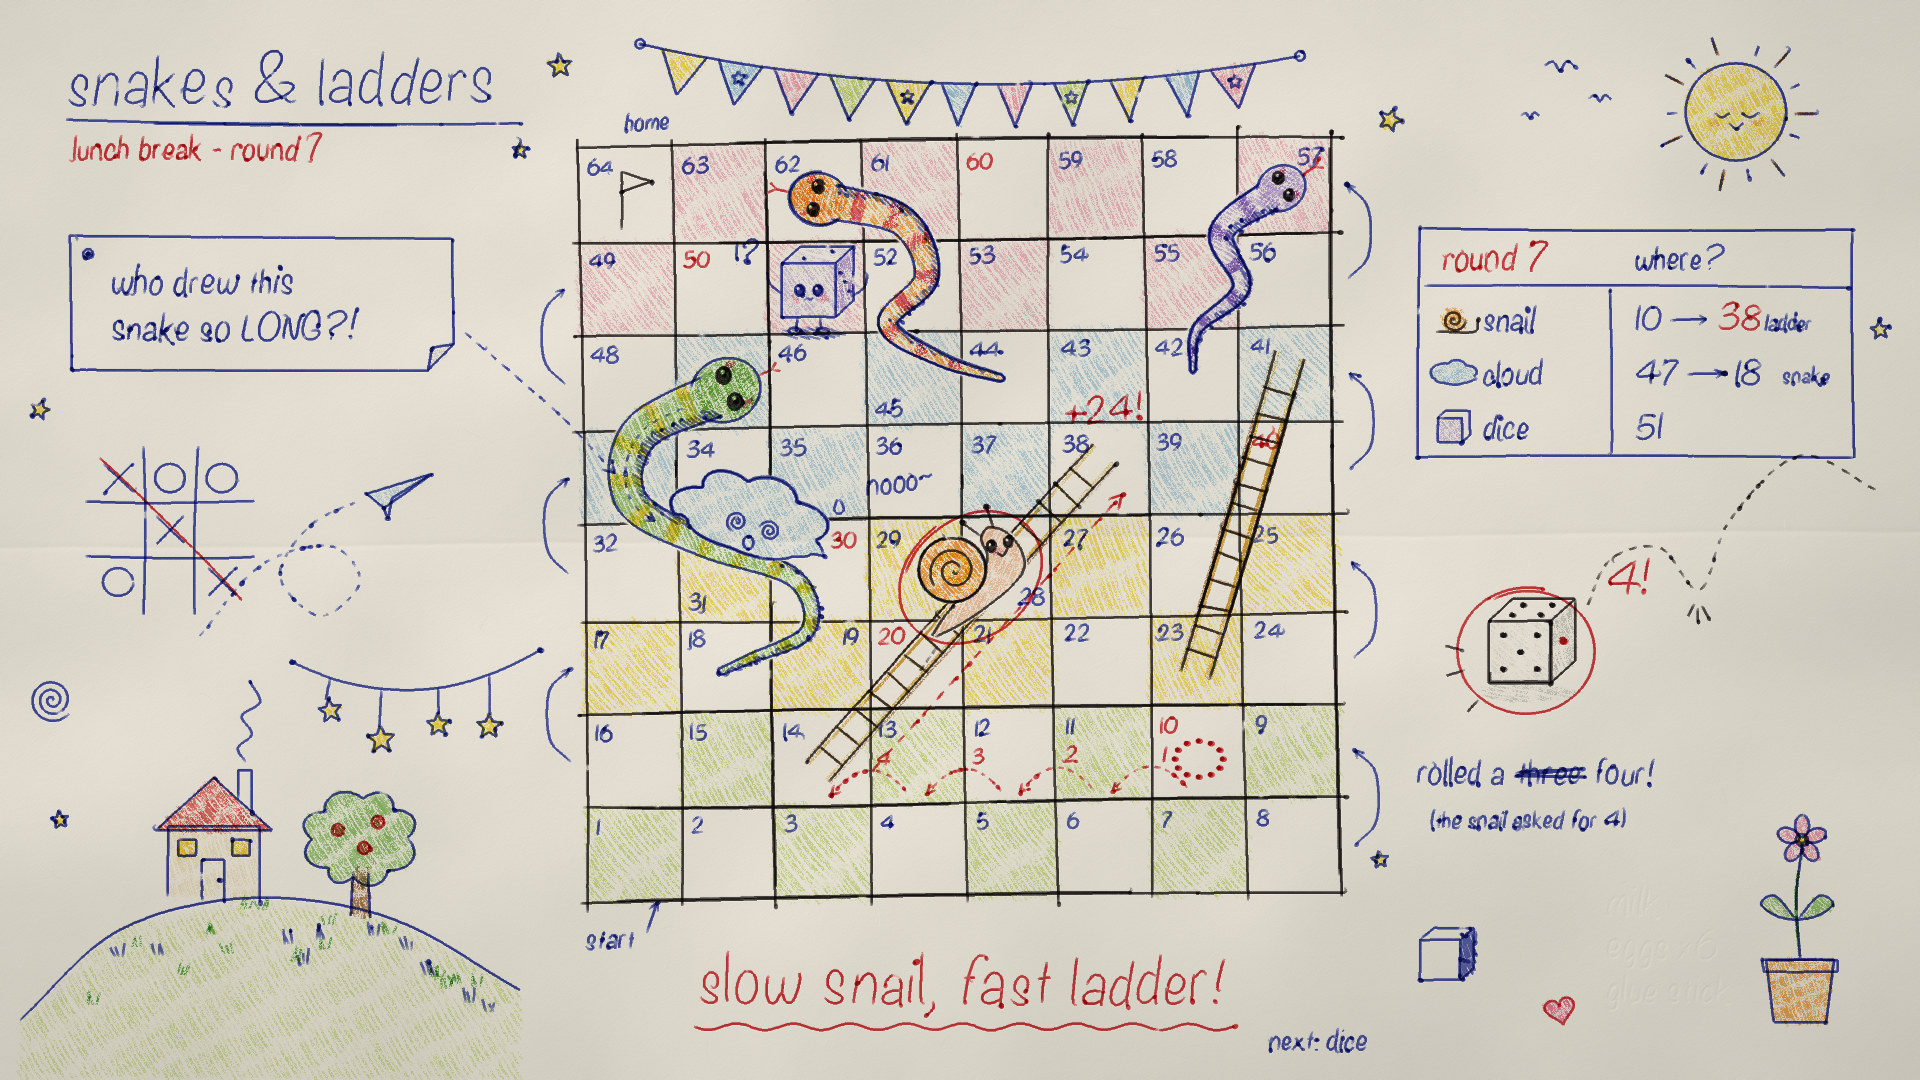

The Python source for this figure:
"""Example (ballpoint doodle): Snakes & Ladders, Round 7 / 蛇梯棋大冒险 — a snakes-and-ladders board drawn with
ballpoint pens on a sheet of copy paper during a lunch break, coloured in with pencils, and a game in progress:
the die has just been thrown (it bounced across the margin and came up 4); the snail hopped four squares from 10
to 14, landed on the foot of the long ladder and is climbing it to 38 (red hops counted 1-2-3-4, a red ring, a
dashed arrow up the ladder, +24!); the cloud, who was on 47, is sliding down the green snake to 18; the dice
monster waits on 51 and looks worried. Margin doodles (bunting, a sun, a tic-tac-toe game, a paper plane, a house
on a hill, a flower pot, stars), a note complaining about the snake, the score card, a word crossed out and
written again, the conclusion in red -- and the ghost of a shopping list pressed through from the sheet above.
No image model.
python3 ballpoint_board_game.py [out.png] [--stages DIR]
"""
import os, sys, time
sys.path.insert(0, os.path.join(os.path.dirname(os.path.abspath(__file__)), '..', 'lib'))
import numpy as np
from ballpoint import Ballpoint
from core import spline, blur, smoothstep

out = sys.argv[1] if len(sys.argv) > 1 and not sys.argv[1].startswith('--') else 'ballpoint_board_game.png'
stages = sys.argv[sys.argv.index('--stages') + 1] if '--stages' in sys.argv else None
T0 = time.time()
tick = lambda name: print(f'{name:16s} {time.time() - T0:5.1f}s') if os.environ.get('BALLPOINT_TIMING') else None

W, H = 1920, 1080
b = Ballpoint(W, H, seed=7)
rng = b.rng
b.paper(folds=[((-40, 548), (1960, 530))], cockle=1.0)
tick('paper')

# ===================================================================== the board: geometry
CS, N = 94.0, 8
BX0, BY1 = 584.0, 898.0                      # left edge, bottom edge
CX, CY = BX0 + CS * 4, BY1 - CS * 4
ROT = np.deg2rad(-0.8)
jx = rng.normal(0, 1.8, N + 1); jy = rng.normal(0, 1.8, N + 1)


def B(u, v):
    """board coordinates (u columns from the left, v rows from the bottom; cell centres at k + 0.5) -> canvas"""
    u, v = np.asarray(u, np.float32), np.asarray(v, np.float32)
    x = BX0 + CS * u + np.interp(u, np.arange(N + 1), jx)
    y = BY1 - CS * v + np.interp(v, np.arange(N + 1), jy)
    dx, dy = x - CX, y - CY
    return np.stack([CX + dx * np.cos(ROT) - dy * np.sin(ROT), CY + dx * np.sin(ROT) + dy * np.cos(ROT)], -1)


def cell(n):
    r = (n - 1) // N; k = (n - 1) % N
    c = k if r % 2 == 0 else N - 1 - k
    return c, r


def ctr(n, du=0.0, dv=0.0):
    c, r = cell(n)
    return B(c + 0.5 + du, r + 0.5 + dv)


def uvpath(ctrl, per=12):
    return spline(B([p[0] for p in ctrl], [p[1] for p in ctrl]), per)


def xf(pts, cx, cy, s=1.0, rot=0.0):
    """local doodle coordinates -> canvas"""
    P = np.asarray(pts, np.float32) * s
    a = np.deg2rad(rot); c, sn = np.cos(a), np.sin(a)
    return np.stack([cx + P[:, 0] * c - P[:, 1] * sn, cy + P[:, 0] * sn + P[:, 1] * c], 1)


# ---- snakes: (control points head -> tail in board units, head width, body pencil, band pencil)
SNAKES = [
    ([(1.5, 5.4), (0.62, 4.98), (0.52, 4.25), (1.3, 3.78), (2.25, 3.42), (2.38, 2.88), (1.75, 2.58), (1.45, 2.45)], 54, 'green', 'yellow'),
    ([(2.6, 7.42), (3.42, 7.18), (3.66, 6.58), (3.25, 6.08), (3.8, 5.7), (4.45, 5.5)], 44, 'orange', 'rose'),
    ([(7.42, 7.45), (6.82, 7.02), (7.02, 6.42), (6.55, 5.98), (6.5, 5.55)], 38, 'lilac', 'violet'),
]
# ---- ladders: (from square, to square)
LADDERS = [(14, 38), (23, 41)]


def snake_geom(ctrl, w0):
    P = Ballpoint.resample(uvpath(ctrl, 12), 3.0)
    hd = P[0] - P[7]; hd /= np.linalg.norm(hd)
    k0 = 4
    L, R = Ballpoint.tube_sides(P[k0:], w0 * 0.8, 6.0, smooth=False)
    hc = P[0] + hd * 4
    return dict(P=P, hd=hd, hc=hc, L=L, R=R, rx=w0 * 0.66, ry=w0 * 0.58, w0=w0)


SG = [snake_geom(c, w) for c, w, _, _ in SNAKES]


def snake_mask(g):
    m = b.tube(g['P'][4:], g['w0'] * 0.8, 6.0)
    ang = np.degrees(np.arctan2(g['hd'][1], g['hd'][0]))
    return np.clip(m + b.ellipse(g['hc'][0], g['hc'][1], g['rx'], g['ry'], rot=ang), 0, 1)


# ---- pieces
LAD = (ctr(14), ctr(38))
SNAIL = (LAD[0] + (LAD[1] - LAD[0]) * 0.55 + np.array([2, -12]), 1.1, -38.0)        # (centre, scale, rotation)
CLOUD = (B(1.78, 3.66) + np.array([0, -30]), 1.3, 16.0)
DICEM = (ctr(51, 0.0, 0.02), 1.12)
DIE = (np.array([1520.0, 652.0]), 1.0)

SNAIL_BODY = [(-56, 12), (-30, 17), (0, 19), (28, 18), (46, 12), (54, -4), (53, -24), (43, -37), (31, -33), (26, -17),
              (12, -7), (-14, -3), (-40, 3), (-58, 9)]
SNAIL_SHELL = (-7, -27, 30)


def snail_masks():
    (c, s, rot) = SNAIL
    body = b.poly(xf(spline(np.vstack([SNAIL_BODY, SNAIL_BODY[:1]]), 8), c[0], c[1], s, rot))
    sc = xf([SNAIL_SHELL[:2]], c[0], c[1], s, rot)[0]
    shell = b.ellipse(sc[0], sc[1], SNAIL_SHELL[2] * s, SNAIL_SHELL[2] * s * 0.96)
    return body, shell


def cloud_pts():
    (c, s, rot) = CLOUD
    P = Ballpoint.cloud_pts(0, 0, 104, 66, bumps=7, seed=5)
    return xf(P, c[0], c[1], s, rot)


def cube_pts(cx, cy, a, dx, dy):
    """front square (side a, centred) plus the top and right faces of a cube seen from the upper right"""
    x0, y0, x1, y1 = cx - a / 2, cy - a / 2, cx + a / 2, cy + a / 2
    front = np.array([(x0, y0), (x1, y0), (x1, y1), (x0, y1)], np.float32)
    top = np.array([(x0, y0), (x0 + dx, y0 - dy), (x1 + dx, y0 - dy), (x1, y0)], np.float32)
    side = np.array([(x1, y0), (x1 + dx, y0 - dy), (x1 + dx, y1 - dy), (x1, y1)], np.float32)
    return front, top, side


def face_pt(q, u, v):
    """a point on a cube face given as 4 corners (u along the last edge, v along the first)"""
    return q[0] + (q[1] - q[0]) * v + (q[3] - q[0]) * u


def dicem_geom():
    (c, s) = DICEM
    return cube_pts(c[0] - 6, c[1] + 6, 48 * s, 16 * s, 15 * s)


# exclusion: where the grid lines stop and the squares are not coloured
smasks = [snake_mask(g) for g in SG]
sn_body, sn_shell = snail_masks()
cl_mask = b.poly(cloud_pts())
f_, t_, s_ = dicem_geom()
dm_mask = np.clip(b.poly(f_) + b.poly(t_) + b.poly(s_), 0, 1)
EX = np.clip(sum(smasks) + sn_body + sn_shell + cl_mask + dm_mask, 0, 1)
EXC = 1 - smoothstep(0.03, 0.3, blur(EX, 3.0))
PIECEC = 1 - smoothstep(0.03, 0.3, blur(np.clip(sn_body + sn_shell + cl_mask + dm_mask, 0, 1), 2.0))
tick('geometry')

# ===================================================================== 1. pen: the pieces and the die (drawn first, the board goes round them)
# -- snail climbing the ladder
(c, s, rot) = SNAIL
sc = xf([SNAIL_SHELL[:2]], c[0], c[1], s, rot)[0]
b.line(b.circle_pts(sc[0], sc[1], SNAIL_SHELL[2] * s, SNAIL_SHELL[2] * s * 0.96, a0=-100, a1=255), 'black', 0.85, hook=0.3, twice=0.5)
b.line(b.spiral_pts(sc[0] + 2, sc[1] + 1, SNAIL_SHELL[2] * s * 0.74, turns=2.1, a0=rot + 180), 'black', 0.8, smooth=False, hook=0.2)
body_pts = xf(spline(SNAIL_BODY, 8), c[0], c[1], s, rot)
b.line(body_pts, 'black', 0.82, clip=1 - smoothstep(0.2, 0.8, blur(sn_shell, 1.0)), hook=0.2)
for (p0, p1) in [((33, -34), (27, -55)), ((46, -33), (53, -53))]:
    q = xf([p0, p1], c[0], c[1], s, rot)
    b.line(q, 'black', 0.8, smooth=False, hook=0)
    b.dot(q[1][0], q[1][1], 3.6, 'black')
fc = xf([(41, -17)], c[0], c[1], s, rot)[0]
b.face(fc[0], fc[1], 44, 'grin', 'black', blush=None, rot=rot * 0.4)
for k in range(3):                                          # little slime marks on the rung below
    q = xf([(-62 - k * 9, 20 + k * 3), (-68 - k * 9, 22 + k * 3)], c[0], c[1], s, rot)
    b.line(q, 'black', 0.6, smooth=False, hook=0, gloop=0.1)

# -- cloud sliding down the green snake
(c, s, rot) = CLOUD
b.line(cloud_pts(), 'blue', 0.85, closed=True, twice=0.6, hook=0.3)
b.face(c[0] + 2, c[1] + 4, 84, 'dizzy', 'blue', blush=None, rot=rot)
for (dx, dy) in [(62, -32)]:                                         # a sweat drop
    q = xf([(dx, dy)], c[0], c[1], s, rot)[0]
    drop = [(q[0], q[1] - 9), (q[0] + 4.5, q[1] - 1), (q[0] + 4, q[1] + 4), (q[0], q[1] + 6), (q[0] - 4, q[1] + 4), (q[0] - 4.5, q[1] - 1)]
    b.line(drop, 'blue', 0.75, closed=True, hook=0)
g1 = SG[0]['P']                                                      # its slide, dashed down the snake's back
j = int(np.argmin(np.hypot(*(g1 - c).T)))
P = b.dashes(g1[14:max(16, j - 30)], 'blue', 8, 6, 0.72, smooth=False)
b.arrow(P[-1], P[-1] - P[-6], 10, 'blue', 0.8)

# -- dice monster on 51, worried
front, top, side = dicem_geom()
(c, s) = DICEM
b.line(front, 'blue', 0.85, closed=True, smooth=False, twice=0.5)
b.line([top[0], top[1], top[2], top[3]], 'blue', 0.82, smooth=False, hook=0.2)
b.line([side[1], side[2], side[3]], 'blue', 0.82, smooth=False, hook=0.2)
fcx, fcy = front[:, 0].mean(), front[:, 1].mean()
b.face(fcx, fcy + 2, 46, 'worry', 'blue', blush=None)
for (u, v) in [(0.3, 0.3), (0.7, 0.7)]:
    p = face_pt(top, u, v); b.dot(p[0], p[1], 2.6, 'blue')
for (u, v) in [(0.25, 0.25), (0.5, 0.5), (0.75, 0.75)]:
    p = face_pt(np.array([side[0], side[3], side[2], side[1]]), v, u); b.dot(p[0], p[1], 2.4, 'blue')
for sx in (-11, 11):                                                 # legs and feet
    b.line([(fcx + sx, front[2, 1]), (fcx + sx + sx * 0.15, front[2, 1] + 11)], 'blue', 0.8, smooth=False, hook=0)
    b.line(b.circle_pts(fcx + sx * 1.3, front[2, 1] + 14, 6, 3.5), 'blue', 0.75, closed=True, hook=0)
b.line([(front[0, 0], fcy + 4), (front[0, 0] - 12, fcy - 6), (front[0, 0] - 15, fcy - 18)], 'blue', 0.8, hook=0.2)   # hands to cheeks
b.line([(side[2, 0] - 2, fcy + 6), (side[2, 0] + 10, fcy - 2), (side[2, 0] + 14, fcy - 14)], 'blue', 0.8, hook=0.2)
b.write('!?', front[0, 0] - 22, front[0, 1] - 2, 30, 'blue', 0.85, anchor='r', rot=-8)

# -- the die, just thrown, in the right margin
(c, s) = DIE
front_d, top_d, side_d = cube_pts(c[0], c[1], 62, 24, 22)
b.line(front_d, 'black', 0.85, closed=True, smooth=False, twice=0.6)
b.line([top_d[0], top_d[1], top_d[2], top_d[3]], 'black', 0.85, smooth=False, hook=0.2)
b.line([side_d[1], side_d[2], side_d[3]], 'black', 0.85, smooth=False, hook=0.2)
for (u, v) in [(0.27, 0.27), (0.73, 0.27), (0.27, 0.73), (0.73, 0.73)]:          # four on top
    p = face_pt(top_d, u, v); b.dot(p[0], p[1], 3.4, 'black')
fc_ = front_d.mean(0)
for (u, v) in [(-1, -1), (1, -1), (0, 0), (-1, 1), (1, 1)]:                   # five in front
    b.dot(fc_[0] + u * 17, fc_[1] + v * 17, 3.6, 'black')
scc = side_d.mean(0)
b.dot(scc[0], scc[1], 4.6, 'red')                                             # the one, in red
b.stage('pen_pieces')
tick('pieces')

# ===================================================================== 2. pen: snakes and ladders (they stop at the pieces)
for g, (ctrl, w0, col, band) in zip(SG, SNAKES):
    ang = np.degrees(np.arctan2(g['hd'][1], g['hd'][0]))
    # head: from one side of the neck round the snout to the other
    head = b.circle_pts(g['hc'][0], g['hc'][1], g['rx'], g['ry'], a0=148, a1=-148, rot=ang)
    b.line(head[::-1], 'blue', 0.85, smooth=True, hook=0.2, twice=0.5, clip=PIECEC)
    # one stroke down the left side, round the tail tip, back up the right side
    tip = g['P'][-1] + (g['P'][-1] - g['P'][-3]) / 2.0
    body = np.vstack([g['L'], [tip], g['R'][::-1]])
    b.line(body, 'blue', 0.82, smooth=True, hook=0.3, twice=0.55, clip=PIECEC)
    # eyes and tongue
    hd, nv = g['hd'], np.array([-g['hd'][1], g['hd'][0]])
    for sg in (-1, 1):
        e = g['hc'] + hd * g['rx'] * 0.12 + nv * sg * g['ry'] * 0.46
        b.eye(e[0], e[1], g['w0'] * 0.13, g['w0'] * 0.15, 'black', look=(hd[0], hd[1]))
    t0 = g['hc'] + hd * (g['rx'] + 1)
    t1 = t0 + hd * 14
    b.line([t0, t1], 'red', 0.85, smooth=False, hook=0, gloop=0.2)
    for sg in (-1, 1):
        b.line([t1, t1 + hd * 7 + nv * sg * 5], 'red', 0.8, smooth=False, hook=0, gloop=0.2)

LG = []
for (n0, n1) in LADDERS:
    A, Bp = ctr(n0, 0.0, -0.1), ctr(n1, 0.0, 0.12)
    d = (Bp - A) / np.linalg.norm(Bp - A); nv = np.array([-d[1], d[0]])
    L_ = np.linalg.norm(Bp - A)
    half = 15.0
    rails = [(A + nv * sg * half - d * 6, Bp + nv * sg * half + d * 8) for sg in (-1, 1)]
    for r0, r1 in rails:
        b.line([r0, r1], 'black', 0.82, bow=0.004, hook=0.2, twice=0.5, clip=PIECEC)
    rungs = []
    for s in np.arange(16, L_ - 6, 25):
        p = A + d * (s + rng.normal(0, 1.2))
        rungs.append([p + nv * (half + rng.uniform(-1, 2)), p - nv * (half + rng.uniform(-1, 2.5)) + d * rng.normal(0, 1.2)])
    b.lines(rungs, 'black', 0.8, smooth=False, hook=0.15, gloop=0.35, clip=PIECEC)
    LG.append(dict(A=A, B=Bp, d=d, nv=nv, half=half, L=L_, rungs=rungs))
b.stage('pen_snakes_ladders')
tick('snakes')

# ===================================================================== 3. pen: the grid, numbers, the way round
for i in range(N + 1):
    for horiz in (False, True):
        e0, e1 = -rng.uniform(0.02, 0.1), N + rng.uniform(0.02, 0.12)
        P = B([i, i], [e0, e1]) if not horiz else B([e0, e1], [i, i])
        outer = i in (0, N)
        if rng.random() < 0.35 and not outer:             # a long line drawn in two goes
            m = rng.uniform(0.4, 0.6)
            Q = P[0] + (P[1] - P[0]) * m
            b.line([P[0], Q + (P[1] - P[0]) * 0.01], 'black', 0.84, bow=0.004, clip=EXC, hook=0.25, twice=0.2)
            b.line([Q - (P[1] - P[0]) * 0.012 + rng.normal(0, 0.8, 2), P[1]], 'black', 0.84, bow=0.004, clip=EXC, hook=0.25, twice=0.2)
        else:
            b.line(P, 'black', 0.86 if outer else 0.84, bow=0.004, clip=EXC, hook=0.25, twice=0.9 if outer else 0.3)
for n in range(1, 65):
    c_, r_ = cell(n)
    for (du, dv, anc) in [(0.1, 0.72, 'l'), (0.9, 0.72, 'r'), (0.1, 0.12, 'l'), (0.9, 0.12, 'r')]:
        p = B(c_ + du, r_ + dv)
        ok = EX[int(p[1]) - 14:int(p[1]) + 4, int(p[0]) - (0 if anc == 'l' else 26):int(p[0]) + (26 if anc == 'l' else 0)].max() < 0.05
        if ok:
            b.write(str(n), p[0], p[1], 19, 'red' if n % 10 == 0 else 'blue', 0.78, slant=4, jitter=0.7, anchor=anc, hook=0.15,
                    gloop=0.15)
            break
# U-turn arrows at the row ends: the counting snakes back and forth
for r_ in range(N - 1):
    right = (r_ % 2 == 0)
    u = N + 0.18 if right else -0.18
    P = [B(u - (0.02 if right else -0.02), r_ + 0.5), B(u + (0.2 if right else -0.2), r_ + 0.75), B(u + (0.2 if right else -0.2), r_ + 1.25),
         B(u - (0.02 if right else -0.02), r_ + 1.5)]
    Q = spline(P, 10)
    b.line(Q, 'blue', 0.7, smooth=False, hook=0, gloop=0.3)
    b.arrow(Q[-1], Q[-1] - Q[-4], 9, 'blue', 0.75)
# 64: a little flag
fl = ctr(64, 0.05, -0.05)
b.line([fl + (-8, 30), fl + (-8, -28)], 'black', 0.85, smooth=False, hook=0)
b.line([fl + (-8, -28), fl + (22, -18), fl + (-8, -8)], 'black', 0.85, smooth=False, hook=0.2)
b.stage('pen_grid')
tick('grid')

# ===================================================================== 4. pencil: the board, the snakes, the ladders
ROW_COLS = ['lime', 'lime', 'yellow', 'yellow', 'sky', 'sky', 'pink', 'pink']
for n in range(1, 65):
    c_, r_ = cell(n)
    if (c_ + r_) % 2: continue
    m = b.poly(B([c_, c_ + 1, c_ + 1, c_], [r_, r_, r_ + 1, r_ + 1]))
    b.pencil(m * EXC, ROW_COLS[r_], angle=58 + rng.normal(0, 7), pressure=0.42 if ROW_COLS[r_] != 'yellow' else 0.5,
             spacing=4.6, length=(40, 85), overshoot=5.5)
for g, m, (ctrl, w0, col, band) in zip(SG, smasks, SNAKES):
    m = m * PIECEC
    b.pencil(m, col, angle=rng.uniform(30, 70), pressure=0.62, spacing=3.8, length=(30, 60), overshoot=3.5)
    Lb, Rb = g['L'], g['R']                                  # bands across the back, heavier
    for i in range(6, len(Lb) - 8, 12):
        poly = np.vstack([Lb[i:i + 5], Rb[i:i + 5][::-1]])
        b.pencil(b.poly(poly) * m, band, angle=rng.uniform(20, 160), pressure=0.85, spacing=2.8, length=(10, 20), overshoot=2.0)
    spine = g['P'][4:]
    shade_band = b.poly(np.vstack([Rb, (Rb + (spine[:len(Rb)] - Rb) * 0.42)[::-1]])) * m
    b.pen_hatch(shade_band, 'blue', rng.uniform(30, 60), spacing=3.4, pressure=0.5, length=(10, 22), zigzag=0.7)
    b.pencil(b.ellipse(g['hc'][0], g['hc'][1], g['rx'] * 0.95, g['ry'] * 0.95, rot=np.degrees(np.arctan2(g['hd'][1], g['hd'][0]))) * m,
             col, angle=rng.uniform(100, 140), pressure=0.55, spacing=3.4, length=(20, 40), overshoot=2)
    hd, nv = g['hd'], np.array([-g['hd'][1], g['hd'][0]])
    for sg in (-1, 1):
        e = g['hc'] + hd * g['rx'] * 0.42 + nv * sg * g['ry'] * 0.66
        b.pencil(b.ellipse(e[0], e[1], g['w0'] * 0.1, g['w0'] * 0.07, rot=np.degrees(np.arctan2(hd[1], hd[0]))), 'rose', angle=60,
                 pressure=0.8, spacing=2.4, length=(6, 12), overshoot=1)
for lg in LG:
    for sg in (-1, 1):
        r0 = lg['A'] + lg['nv'] * sg * lg['half'] - lg['d'] * 6
        r1 = lg['B'] + lg['nv'] * sg * lg['half'] + lg['d'] * 8
        b.pencil_line([r0 - lg['nv'] * sg * 3, r1 - lg['nv'] * sg * 3], 'ochre', 0.85, width=4.2, clip=PIECEC)
        b.pencil_line([r0 + lg['nv'] * sg * 1.5, r1 + lg['nv'] * sg * 1.5], 'brown', 0.55, width=2.6, clip=PIECEC)
    for rg in lg['rungs']:
        b.pencil_line(rg, 'tan', 0.8, width=3.6, smooth=False, clip=PIECEC)
b.stage('pencil_board')
tick('pencil board')

# ===================================================================== 5. pencil: the pieces
b.pencil(sn_shell, 'orange', angle=50, pressure=0.75, spacing=3.2, length=(16, 34), overshoot=2.5)
(c, s, rot) = SNAIL
b.pencil_line(b.spiral_pts(sc[0] + 2, sc[1] + 1, SNAIL_SHELL[2] * s * 0.6, turns=1.6, a0=rot + 200), 'yellow', 0.9, width=5)
b.pencil(sn_body * (1 - sn_shell), 'peach', angle=120, pressure=0.6, spacing=3.4, length=(16, 34), overshoot=2.5)
b.pencil(b.ellipse(fc[0] - 2, fc[1] + 6, 6, 4), 'pink', angle=60, pressure=0.7, spacing=2.4, length=(6, 10), overshoot=1)
b.pencil(cl_mask, 'sky', angle=62, pressure=0.42, spacing=4.0, length=(20, 46), overshoot=3.5)
cc = CLOUD[0]
YY = np.broadcast_to(np.arange(H, dtype=np.float32)[:, None], (H, W))
b.pen_hatch(cl_mask * smoothstep(cc[1] + 26, cc[1] + 46, YY), 'blue', 40, spacing=3.4, pressure=0.6, length=(14, 26))
del YY
f_, t_, s_ = dicem_geom()
b.pencil(b.poly(f_), 'lilac', angle=55, pressure=0.48, spacing=3.6, length=(18, 40), overshoot=2.5)
b.pencil(b.poly(t_), 'lilac', angle=15, pressure=0.3, spacing=3.6, length=(18, 40), overshoot=2.0)
b.pencil(b.poly(s_), 'violet', angle=80, pressure=0.55, spacing=3.2, length=(18, 40), overshoot=2.0)
b.pen_hatch(b.ellipse(fcx + 4, front[2, 1] + 16, 34, 5.5) * (1 - dm_mask), 'blue', 20, spacing=3.0, pressure=0.45, length=(14, 30))
for sx in (-1, 1):
    b.pencil(b.ellipse(fcx + sx * 14, fcy + 9, 5.5, 3.2), 'pink', angle=60, pressure=0.75, spacing=2.4, length=(6, 10), overshoot=1)
b.pencil(b.poly(side_d), 'grey', angle=75, pressure=0.42, spacing=3.4, length=(20, 40), overshoot=2.5)
b.pencil(b.poly(front_d), 'grey', angle=40, pressure=0.16, spacing=4.4, length=(20, 40), overshoot=2.5)
b.pencil(b.ellipse(DIE[0][0] + 8, DIE[0][1] + 40, 52, 9), 'grey', angle=10, pressure=0.32, spacing=3.6, length=(20, 50), overshoot=3)
b.stage('pencil_pieces')
tick('pencil pieces')

# ===================================================================== 6. margin doodles
# -- bunting across the top
P0, P1 = np.array([640.0, 44.0]), np.array([1300.0, 56.0])
xs_ = np.linspace(0, 1, 60)
string = np.stack([P0[0] + (P1[0] - P0[0]) * xs_, P0[1] + (P1[1] - P0[1]) * xs_ + 34 * 4 * xs_ * (1 - xs_)], 1)
b.line(string, 'blue', 0.8, smooth=False, hook=0.3)
b.line(b.circle_pts(P0[0], P0[1], 5, 5), 'blue', 0.85, closed=True, hook=0)
b.line(b.circle_pts(P1[0], P1[1], 5, 5), 'blue', 0.85, closed=True, hook=0)
FLAGC = ['yellow', 'sky', 'pink', 'lime']
for k in range(11):
    t0 = 0.05 + k * 0.083; t1 = t0 + 0.06
    a = string[int(t0 * 59)]; c2 = string[int(t1 * 59)]
    mid = (a + c2) / 2; nrm = np.array([-(c2 - a)[1], (c2 - a)[0]]); nrm /= np.linalg.norm(nrm)
    if nrm[1] < 0: nrm = -nrm
    tip = mid + nrm * 42
    tri = [a, tip, c2]
    b.line(tri, 'blue', 0.82, smooth=False, hook=0.25)
    b.pencil(b.poly(tri), FLAGC[k % 4], angle=rng.uniform(40, 80), pressure=0.6, spacing=3.4, length=(14, 30), overshoot=3)
    if k % 3 == 1:
        st = b.star_pts(mid[0] + nrm[0] * 15, mid[1] + nrm[1] * 15, 7)
        b.line(st, 'blue', 0.75, smooth=False, hook=0)

# -- the sun, top right
SX, SY, SR = 1736.0, 112.0, 50.0
b.line(b.circle_pts(SX, SY, SR, SR * 0.97), 'blue', 0.85, closed=True, twice=0.5)
b.pencil(b.ellipse(SX, SY, SR, SR * 0.97), 'yellow', angle=60, pressure=0.62, spacing=3.6, length=(20, 50), overshoot=4)
b.face(SX, SY + 4, 70, 'sleep', 'blue', blush='peach')
rays = []
for k in range(14):
    a = np.deg2rad(k * 360 / 14 + rng.normal(0, 3))
    r0, r1 = SR + 9, SR + (30 if k % 2 == 0 else 19) + rng.normal(0, 2)
    rays.append([(SX + np.cos(a) * r0, SY + np.sin(a) * r0), (SX + np.cos(a) * r1, SY + np.sin(a) * r1)])
b.lines(rays, 'blue', 0.8, smooth=False, hook=0.2)
for rr in rays[::2]:
    b.pencil_line(rr, 'orange', 0.7, width=3.4, smooth=False)
for (bx, by, bs) in [(1560, 70, 15), (1600, 102, 11), (1530, 118, 9)]:
    b.line([(bx - bs, by - bs * 0.3), (bx - bs * 0.45, by - bs * 0.55), (bx, by), (bx + bs * 0.45, by - bs * 0.6), (bx + bs, by - bs * 0.25)],
           'blue', 0.75, hook=0.1)

# -- note card on the left (text comes later)
NX0, NY0, NX1, NY1 = 70.0, 236.0, 452.0, 370.0
card = [(NX0, NY0), (NX1, NY0 + 3), (NX1 + 2, NY1 - 26), (NX1 - 24, NY1 + 1), (NX0 + 2, NY1)]
b.line(card, 'blue', 0.82, closed=True, smooth=False, twice=0.4)
b.line([(NX1 + 2, NY1 - 26), (NX1 - 20, NY1 - 22), (NX1 - 24, NY1 + 1)], 'blue', 0.78, smooth=False, hook=0)   # the folded corner
b.pencil(b.poly([(NX1 + 2, NY1 - 26), (NX1 - 20, NY1 - 22), (NX1 - 24, NY1 + 1)]), 'grey', 60, 0.35, 2.8, (6, 14), 1)
b.line(b.circle_pts(NX0 + 18, NY0 + 18, 5, 5), 'blue', 0.85, closed=True, hook=0)
b.dot(NX0 + 18, NY0 + 18, 2.0, 'blue')
# dashed arrow from the card to the long snake
arr = np.array([(NX1 + 10, 330), (520, 380), (565, 420), B(0.35, 4.55)], np.float32)
P = b.dashes(arr, 'blue', 10, 7, 0.8)
b.arrow(P[-1], P[-1] - P[-12], 13, 'blue', 0.8)

# -- tic-tac-toe, left middle
TX, TY, TS = 92.0, 452.0, 52.0
for k in (1, 2):
    b.line([(TX + k * TS + rng.normal(0, 2), TY - 6), (TX + k * TS + rng.normal(0, 2), TY + 3 * TS + 6)], 'blue', 0.8, bow=0.01, hook=0.2)
    b.line([(TX - 6, TY + k * TS + rng.normal(0, 2)), (TX + 3 * TS + 6, TY + k * TS + rng.normal(0, 2))], 'blue', 0.8, bow=0.01, hook=0.2)
for (i, j, m) in [(0, 0, 'x'), (1, 1, 'x'), (2, 0, 'o'), (0, 2, 'o'), (2, 2, 'x'), (1, 0, 'o')]:
    cx_, cy_ = TX + (i + 0.5) * TS, TY + (j + 0.5) * TS
    if m == 'x':
        b.line([(cx_ - 14, cy_ - 14), (cx_ + 14, cy_ + 13)], 'blue', 0.8, smooth=False, hook=0.2)
        b.line([(cx_ + 14, cy_ - 14), (cx_ - 13, cy_ + 14)], 'blue', 0.8, smooth=False, hook=0.2)
    else:
        b.line(b.circle_pts(cx_, cy_, 15, 14), 'blue', 0.8, closed=True)
b.line([(TX + 8, TY + 6), (TX + 3 * TS - 6, TY + 3 * TS - 8)], 'red', 0.85, bow=0.01, hook=0.3)

# -- paper plane with its looping dashed flight
PX, PY = 400.0, 486.0
plane = [(PX - 34, PY + 8), (PX + 32, PY - 12), (PX - 16, PY + 22), (PX - 34, PY + 8)]
b.line(plane, 'blue', 0.82, smooth=False, hook=0)
b.line([(PX + 32, PY - 12), (PX - 8, PY + 12), (PX - 12, PY + 32), (PX - 16, PY + 22)], 'blue', 0.8, smooth=False, hook=0.2)
b.pencil(b.poly(plane), 'sky', 60, 0.35, 3.4, (10, 24), 2)
loop = [(PX - 40, PY + 14), (PX - 90, PY + 40), (PX - 120, PY + 90), (PX - 80, PY + 130), (PX - 40, PY + 96), (PX - 70, PY + 60),
        (PX - 140, PY + 80), (PX - 200, PY + 150)]
b.dashes(loop, 'blue', 8, 7, 0.7)

# -- house on a hill, bottom left
hill = [(20, 1020), (120, 930), (250, 898), (390, 918), (520, 990)]
b.line(hill, 'blue', 0.82, hook=0.2)
HX, HY = 168.0, 900.0
house = [(HX, HY - 4), (HX, HY - 74), (HX + 92, HY - 74), (HX + 92, HY + 2)]
b.line(house, 'blue', 0.84, smooth=False, hook=0.2)
roof = [(HX - 12, HY - 70), (HX + 46, HY - 122), (HX + 104, HY - 70), (HX - 12, HY - 70)]
b.line(roof, 'blue', 0.84, smooth=False, hook=0.2)
b.line([(HX + 70, HY - 101), (HX + 70, HY - 130), (HX + 84, HY - 130), (HX + 84, HY - 88)], 'blue', 0.8, smooth=False, hook=0.1)  # chimney
b.line(spline([(HX + 78, HY - 138), (HX + 70, HY - 152), (HX + 84, HY - 166), (HX + 74, HY - 184), (HX + 92, HY - 198),
               (HX + 82, HY - 218)], 8), 'blue', 0.7, hook=0.3)
b.line([(HX + 34, HY), (HX + 34, HY - 40), (HX + 56, HY - 40), (HX + 56, HY)], 'blue', 0.8, smooth=False, hook=0.1)  # door
b.dot(HX + 51, HY - 20, 1.8, 'blue')
b.line([(HX + 10, HY - 60), (HX + 28, HY - 60), (HX + 28, HY - 44), (HX + 10, HY - 44), (HX + 10, HY - 60)], 'blue', 0.8, smooth=False, hook=0)
b.line([(HX + 64, HY - 60), (HX + 82, HY - 60), (HX + 82, HY - 44), (HX + 64, HY - 44), (HX + 64, HY - 60)], 'blue', 0.8, smooth=False, hook=0)
b.pencil(b.poly(roof), 'red', 50, 0.66, 3.2, (14, 30), 3)
b.pencil(b.poly(house + [(HX, HY - 4)]), 'cream', 70, 0.5, 3.6, (14, 30), 3)
b.pencil(b.poly([(HX + 10, HY - 60), (HX + 28, HY - 60), (HX + 28, HY - 44), (HX + 10, HY - 44)]), 'yellow', 30, 0.8, 2.6, (6, 12), 1)
b.pencil(b.poly([(HX + 64, HY - 60), (HX + 82, HY - 60), (HX + 82, HY - 44), (HX + 64, HY - 44)]), 'yellow', 30, 0.8, 2.6, (6, 12), 1)
TRX, TRY = 360.0, 838.0
crown = Ballpoint.cloud_pts(TRX, TRY, 96, 80, bumps=8, seed=11, flat=False)
b.line(crown, 'blue', 0.82, closed=True, hook=0.2)
b.line([(TRX - 7, TRY + 34), (TRX - 9, TRY + 78)], 'blue', 0.82, smooth=False, hook=0)
b.line([(TRX + 8, TRY + 34), (TRX + 10, TRY + 80)], 'blue', 0.82, smooth=False, hook=0)
b.pencil(b.poly(crown), 'green', 55, 0.6, 3.4, (16, 36), 3)
b.pencil(b.poly([(TRX - 7, TRY + 30), (TRX + 8, TRY + 30), (TRX + 10, TRY + 80), (TRX - 9, TRY + 78)]), 'brown', 80, 0.7, 3.0, (10, 20), 1.5)
for (ax, ay) in [(TRX - 22, TRY - 8), (TRX + 18, TRY - 16), (TRX + 4, TRY + 10)]:
    b.line(b.circle_pts(ax, ay, 6, 6), 'red', 0.8, closed=True, hook=0)
    b.pencil(b.ellipse(ax, ay, 6, 6), 'red', 50, 0.85, 2.4, (6, 12), 1)
hm = b.poly(np.vstack([np.array(hill, np.float32), [(520, 1080), (20, 1080)]]))
b.pencil(hm * smoothstep(0.0, 1.0, 1 - b.poly([(HX - 2, HY - 76), (HX + 94, HY - 76), (HX + 94, HY + 4), (HX - 2, HY + 4)])), 'lime', 62,
         0.32, 5.0, (30, 60), 4)
grass = []
for k in range(26):
    gx = rng.uniform(40, 500); t_ = np.interp(gx, [h[0] for h in hill], [h[1] for h in hill])
    gy = t_ + rng.uniform(6, 60)
    for j in range(3):
        grass.append([(gx + j * 4, gy), (gx + j * 4 + rng.uniform(-6, 6), gy - rng.uniform(8, 16))])
b.lines(grass[:30], 'blue', 0.6, smooth=False, hook=0.1, gloop=0.2)
for gr in grass[30:]:
    b.pencil_line(gr, 'leaf', 0.7, width=2.6, smooth=False)

# -- stars here and there
for (x_, y_, r_) in [(560, 66, 13), (520, 150, 8), (40, 410, 10), (1880, 330, 10), (1390, 120, 12), (1380, 860, 9), (60, 820, 9)]:
    st = b.star_pts(x_, y_, r_, rot=rng.uniform(-110, -70))
    b.line(st, 'blue', 0.8, smooth=False, hook=0.1)
    b.pencil(b.poly(st), 'yellow', 60, 0.7, 2.6, (8, 16), 1.5)
b.line(b.spiral_pts(52, 700, 22, turns=3.0, a0=40), 'blue', 0.75, smooth=False, hook=0.3)
# a string of stars hung between two pins
s0, s1 = np.array([292.0, 662.0]), np.array([540.0, 650.0])
tt = np.linspace(0, 1, 40)[:, None]
thread = s0 + (s1 - s0) * tt + np.array([0, 1.0]) * 4 * tt * (1 - tt) * 34
b.line(thread, 'blue', 0.78, smooth=False, hook=0.2)
for p_ in (s0, s1):
    b.dot(p_[0], p_[1], 3.6, 'blue')
for k, (t_, hang, r_) in enumerate([(0.16, 22, 12), (0.38, 38, 14), (0.6, 26, 12), (0.82, 40, 13)]):
    q = thread[int(t_ * 39)]
    b.line([q, q + np.array([rng.normal(0, 1.5), hang])], 'blue', 0.7, smooth=False, hook=0, gloop=0.2)
    st = b.star_pts(q[0], q[1] + hang + r_ * 0.9, r_, rot=rng.uniform(-100, -80))
    b.line(st, 'blue', 0.8, smooth=False, hook=0.1)
    b.pencil(b.poly(st), 'yellow', rng.uniform(40, 80), 0.75, 2.6, (8, 16), 1.5)

# -- score card box, right (text comes later)
SCX0, SCY0, SCX1, SCY1 = 1420.0, 228.0, 1852.0, 458.0
b.line([(SCX0, SCY0), (SCX1, SCY0 + 2)], 'blue', 0.84, bow=0.004, hook=0.2)
b.line([(SCX1, SCY0 + 2), (SCX1 + 2, SCY1)], 'blue', 0.84, bow=0.004, hook=0.2)
b.line([(SCX1 + 2, SCY1), (SCX0 - 2, SCY1 - 1)], 'blue', 0.84, bow=0.004, hook=0.2)
b.line([(SCX0 - 2, SCY1 - 1), (SCX0, SCY0)], 'blue', 0.84, bow=0.004, hook=0.2)
b.line([(SCX0 + 4, SCY0 + 58), (SCX1 - 4, SCY0 + 60)], 'blue', 0.8, bow=0.004, hook=0.2)
b.line([(SCX0 + 190, SCY0 + 62), (SCX0 + 192, SCY1 - 6)], 'blue', 0.8, bow=0.004, hook=0.2)
# tiny icons
ix = SCX0 + 34
b.line(b.spiral_pts(ix, SCY0 + 92, 12, 2.0, 0), 'black', 0.8, smooth=False, hook=0)
b.line([(ix - 18, SCY0 + 104), (ix + 20, SCY0 + 104), (ix + 24, SCY0 + 92)], 'black', 0.8, hook=0)
b.pencil(b.ellipse(ix, SCY0 + 92, 12, 12), 'orange', 50, 0.65, 2.8, (8, 16), 1.5)
cl_i = Ballpoint.cloud_pts(ix, SCY0 + 148, 40, 26, bumps=6, seed=2)
b.line(cl_i, 'blue', 0.8, closed=True, hook=0)
b.pencil(b.poly(cl_i), 'sky', 60, 0.5, 3.0, (8, 16), 1.5)
fq, tq, sq = cube_pts(ix - 4, SCY0 + 202, 24, 8, 7)
b.line(fq, 'blue', 0.8, closed=True, smooth=False, hook=0)
b.line([tq[0], tq[1], tq[2], sq[2], sq[3]], 'blue', 0.8, smooth=False, hook=0)
b.pencil(b.poly(fq), 'lilac', 50, 0.55, 2.8, (8, 16), 1.5)

# -- the die's bounce across the margin
traj = [(1880, 492), (1800, 456), (1730, 520), (1700, 590), (1660, 548), (1610, 560), (1585, 612)]
P = b.dashes(traj, 'black', 9, 7, 0.7)
b.lines([[(1694, 604), (1688, 616)], [(1702, 606), (1708, 618)], [(1698, 608), (1698, 621)]], 'black', 0.7, smooth=False, hook=0)
b.lines([[(1462, 650), (1446, 646)], [(1464, 670), (1447, 676)], [(1478, 700), (1468, 712)]], 'black', 0.75, smooth=False, hook=0)

# -- flower pot, bottom right
FX, FY = 1800.0, 1000.0
pot = [(FX - 34, FY - 40), (FX + 34, FY - 40), (FX + 26, FY + 22), (FX - 26, FY + 22), (FX - 34, FY - 40)]
b.line(pot, 'blue', 0.82, smooth=False, hook=0.1)
b.line([(FX - 38, FY - 40), (FX + 38, FY - 40), (FX + 38, FY - 28), (FX - 36, FY - 28), (FX - 38, FY - 40)], 'blue', 0.8, smooth=False, hook=0)
b.pencil(b.poly(pot), 'orange', 70, 0.55, 3.2, (14, 30), 2.5)
b.line([(FX, FY - 42), (FX - 4, FY - 100), (FX + 2, FY - 150)], 'blue', 0.8, hook=0.1)
b.pencil_line([(FX, FY - 42), (FX - 4, FY - 100), (FX + 2, FY - 150)], 'leaf', 0.8, width=3.4)
for sg in (-1, 1):
    leaf = [(FX - 3, FY - 80), (FX - 3 + sg * 22, FY - 104), (FX - 3 + sg * 36, FY - 96), (FX - 3 + sg * 20, FY - 84), (FX - 3, FY - 80)]
    b.line(leaf, 'blue', 0.8, hook=0)
    b.pencil(b.poly(spline(leaf, 6)), 'green', 40, 0.65, 2.8, (8, 18), 1.5)
for k in range(5):
    a = np.deg2rad(k * 72 - 90)
    pc = (FX + 2 + np.cos(a) * 14, FY - 160 + np.sin(a) * 14)
    pe = b.circle_pts(pc[0], pc[1], 11, 7, rot=np.degrees(a))
    b.line(pe, 'blue', 0.8, closed=True, hook=0)
    b.pencil(b.ellipse(pc[0], pc[1], 11, 7, rot=np.degrees(a)), 'pink', 60, 0.7, 2.6, (8, 14), 1.5)
b.line(b.circle_pts(FX + 2, FY - 160, 6, 6), 'blue', 0.85, closed=True, hook=0)
b.pencil(b.ellipse(FX + 2, FY - 160, 6, 6), 'yellow', 60, 0.9, 2.4, (6, 10), 1)
# a little cube doodle and a heart
qf, qt, qs = cube_pts(1440, 960, 40, 14, 12)
b.line(qf, 'blue', 0.8, closed=True, smooth=False, hook=0)
b.line([qt[0], qt[1], qt[2], qt[3]], 'blue', 0.8, smooth=False, hook=0)
b.line([qs[1], qs[2], qs[3]], 'blue', 0.8, smooth=False, hook=0)
b.pen_hatch(b.poly(qs), 'blue', 70, spacing=3.2, pressure=0.6, length=(10, 20))
ht = b.heart_pts(1560, 1010, 30, rot=-12)
b.line(ht, 'red', 0.82, closed=True, hook=0.2)
b.pencil(b.poly(ht), 'rose', 55, 0.6, 3.0, (10, 20), 2)
b.stage('doodles')
tick('doodles')

# ===================================================================== 7. red pen: this move
# where the snail was (10): a dotted ghost ring
p10 = ctr(10)
for k in range(12):
    a = np.deg2rad(k * 30)
    b.dot(p10[0] + np.cos(a) * 24, p10[1] + 6 + np.sin(a) * 18, 1.9, 'red')
# four hops: 10 -> 11 -> 12 -> 13 -> 14, counted
for k, (n0, n1) in enumerate([(10, 11), (11, 12), (12, 13), (13, 14)]):
    a, c2 = ctr(n0, -0.1, -0.4), ctr(n1, 0.1, -0.4)
    tt = np.linspace(0, 1, 14)[:, None]
    arc = a + (c2 - a) * tt + np.array([0.0, -1.0]) * (4 * tt * (1 - tt)) * 24
    P = b.dashes(arc, 'red', 7, 5, 0.85, smooth=False)
    b.arrow(P[-1], P[-1] - P[-6], 9, 'red', 0.85)
    top_ = (a + c2) / 2 + np.array([13, -24])                  # beside the grid line, not on it
    b.write(str(k + 1), top_[0], top_[1] - 5, 19, 'red', 0.85, anchor='m', hook=0.2, gloop=0.1)
# up the ladder
lg = LG[0]
side = lg['nv'] * 40                                        # on the free side of the ladder
P = b.dashes([lg['A'] + side + lg['d'] * 30, lg['A'] + side + lg['d'] * (lg['L'] * 0.5), lg['B'] + side - lg['d'] * 10],
             'red', 13, 8, 0.85, clip=PIECEC)
b.arrow(P[-1], P[-1] - P[-14], 15, 'red', 0.88)
b.ring(SNAIL[0][0] - 4, SNAIL[0][1] - 10, 74, 58, 'red', 0.88, rot=-38)
p43 = B(5.1, 4.98)
b.write('+24!', p43[0], p43[1], 34, 'red', 0.88, anchor='l', rot=-6)
b.ring(DIE[0][0] + 6, DIE[0][1] - 2, 66, 60, 'red', 0.8)
b.write('4!', DIE[0][0] + 84, DIE[0][1] - 60, 40, 'red', 0.9, anchor='l')
b.stage('red_pen')
tick('red pen')

# ===================================================================== 8. notes, labels, the score
b.write('snakes & ladders', 64, 104, 62, 'blue', 0.84, slant=6)
b.write('lunch break - round 7', 72, 160, 30, 'red', 0.82, slant=6)
b.underline(66, 520, 120, 'blue', 0.8)
b.write('who drew this', NX0 + 40, NY0 + 58, 34, 'blue', 0.82)
b.write('snake so LONG?!', NX0 + 40, NY0 + 104, 34, 'blue', 0.82)
pn = B(3.0, 4.26)
b.write('nooo~', pn[0], pn[1], 28, 'blue', 0.8, rot=-8)
b.write('start', B(-0.05, -0.42)[0], B(-0.05, -0.42)[1] + 6, 26, 'blue', 0.8)
st0 = B(0.62, -0.32)
b.line([st0, st0 + np.array([10, -30])], 'blue', 0.8, smooth=False, hook=0)
b.arrow(st0 + np.array([10, -30]), (0.3, -1), 9, 'blue')
b.write('home', B(0.5, 8.1)[0], B(0.5, 8.1)[1] - 8, 22, 'blue', 0.8)
# score card
b.write('round 7', SCX0 + 22, SCY0 + 42, 34, 'red', 0.85)
b.write('where?', SCX0 + 214, SCY0 + 42, 30, 'blue', 0.8)
rows = [('snail', '10', '38'), ('cloud', '47', '18'), ('dice', '51', None)]
for k, (nm, a_, z_) in enumerate(rows):
    yb = SCY0 + 102 + k * 54
    b.write(nm, SCX0 + 62, yb, 30, 'blue', 0.8)
    bx_ = b.write(a_, SCX0 + 214, yb, 30, 'blue', 0.8)
    if z_:
        y_m = yb - 10
        b.line([(bx_[2] + 10, y_m), (bx_[2] + 46, y_m - 1)], 'blue', 0.8, smooth=False, hook=0)
        b.arrow((bx_[2] + 46, y_m - 1), (1, 0), 9, 'blue')
        b.write(z_, bx_[2] + 56, yb, 30, 'red' if k == 0 else 'blue', 0.82)
        b.write('ladder' if k == 0 else 'snake', bx_[2] + 104, yb, 20, 'blue', 0.7)
# the die note, with a word crossed out
bx1 = b.write('rolled a', 1416, 784, 32, 'blue', 0.82)
bx2 = b.write('three', bx1[2] + 14, 784, 32, 'blue', 0.82)
b.strike(bx2, 'blue', 0.85, passes=4)
b.write('four!', bx2[2] + 14, 784, 32, 'blue', 0.84)
b.write('(the snail asked for 4)', 1430, 828, 22, 'blue', 0.72)
# ghost of a shopping list pressed through from the sheet above
b.write('milk', 1606, 914, 34, None, 0.9, blind=True)
b.write('eggs x6', 1606, 958, 34, None, 0.9, blind=True)
b.write('glue stick', 1606, 1002, 34, None, 0.9, blind=True)
b.stage('notes')
tick('notes')

# ===================================================================== 9. the conclusion
cb = b.write('slow snail, fast ladder!', 960, 1004, 58, 'red', 0.88, anchor='m', slant=6)
b.underline(cb[0] - 6, cb[2] + 10, cb[3] + 12, 'red', 0.85, wavy=True)
b.write('next: dice', 1268, 1050, 26, 'blue', 0.8)
tick('conclusion')

img = b.save(out, stages_dir=stages)
tick('saved')
print('saved', out)
